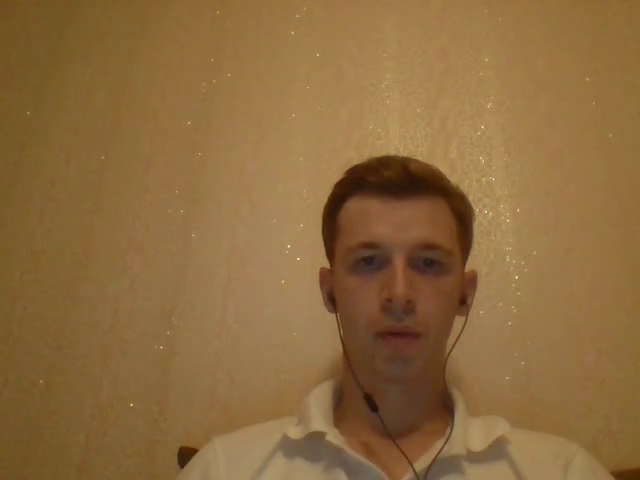
#> input picture frame 4 of data/captured_video.avi, 640 x 480 px, given in place of traffic.mp4, which was not available
$ python dense_optical_flow.py
#> lines starting #> are read from the running program, lines starting #| are printed output that depends on the picture; pictures that were not available may be replaced by others from this repository, and a replacement may not be noted
import cv2
import numpy as np

def display_flow(img, flow, stride=40):
    for index in np.ndindex(flow[::stride, ::stride].shape[:2]):
        pt1 = tuple(i*stride for i in index)
        delta = flow[pt1].astype(np.int32)[::-1]
        pt2 = tuple(pt1 + 10*delta)
        if 2 <= cv2.norm(delta) <= 10:
            cv2.arrowedLine(img, pt1[::-1], pt2[::-1], (0,0,255), 5, cv2.LINE_AA, 0, 0.4)

    norm_opt_flow = np.linalg.norm(flow, axis=2)
    norm_opt_flow = cv2.normalize(norm_opt_flow, None, 0, 1, cv2.NORM_MINMAX)

    cv2.imshow('optical flow', img)
    cv2.imshow('optical flow magnitude', norm_opt_flow)
    k = cv2.waitKey(1)

    if k == 27:
        return 1
    else:
        return 0

cap = cv2.VideoCapture("../traffic.mp4")
_, prev_frame = cap.read()
#> prev_frame is the input picture: shape (480, 640, 3); mean B, G, R 62.4, 106.3, 140.2

prev_frame = cv2.cvtColor(prev_frame, cv2.COLOR_BGR2GRAY)
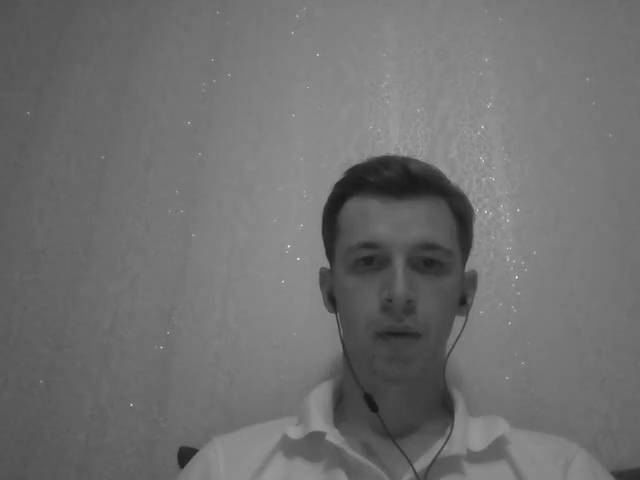
#> prev_frame: shape (480, 640); min 23, max 235, mean 111.3
prev_frame = cv2.resize(prev_frame, (0,0), None, 0.5, 0.5)
#> prev_frame: shape (240, 320)
init_flow = True

while True:
    status_cap, frame = cap.read()
    frame = cv2.resize(frame, (0,0), None, 0.5, 0.5)
#> frame: shape (240, 320, 3)
    if not status_cap:
        break
    gray = cv2.cvtColor(frame, cv2.COLOR_BGR2GRAY)

    if init_flow:
        opt_flow = cv2.calcOpticalFlowFarneback(prev_frame, gray, None,
                                                0.5, 5, 13, 10, 5, 1.1,
                                                cv2.OPTFLOW_FARNEBACK_GAUSSIAN)
        init_flow = False
    else:
        opt_flow = cv2.calcOpticalFlowFarneback(prev_frame, gray, opt_flow,
                                                0.5, 5, 13, 10, 5, 1.1,
                                                cv2.OPTFLOW_USE_INITIAL_FLOW)

    prev_frame = np.copy(gray)

    if display_flow(frame, opt_flow):
#> the loop in display_flow, `for index in np.ndindex(flow[::stride, ::stride].shape[:2]):` made 48 passes
#> pt2 on passes 1 to 12: (0, 0), (0, 40), (0, 80), (0, 120), (0, 160), (0, 200), (0, 240), (0, 280), (40, 0), (40, 40), (40, 80), (40, 120)
#> in display_flow, `norm_opt_flow = np.linalg.norm(flow, axis=2)`:
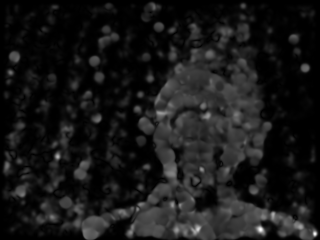
#> norm_opt_flow: shape (240, 320) float32; min 1.37e-07, max 1.79, mean 0.172; drawn with min black and max white
#> (key Esc is pressed here)
        break;

cv2.destroyAllWindows()

cap.set(cv2.CAP_PROP_POS_FRAMES, 0)
_, prev_frame = cap.read()

prev_frame = cv2.cvtColor(prev_frame, cv2.COLOR_BGR2GRAY)
#> prev_frame: shape (480, 640)
prev_frame = cv2.resize(prev_frame, (0,0), None, 0.5, 0.5)
#> prev_frame: shape (240, 320)

#> (the run stopped early here; a loop or call above may not have finished)

$ run again, starting later in the video
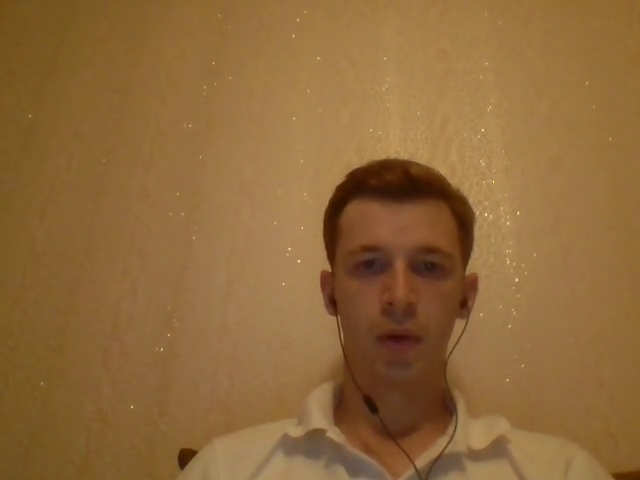
#> input picture frame 22 of data/captured_video.avi, 640 x 480 px, given in place of traffic.mp4, which was not available
#> prev_frame is the input picture: shape (480, 640, 3); mean B, G, R 58.6, 104.3, 142.3
#> `prev_frame = cv2.cvtColor(prev_frame, cv2.COLOR_BGR2GRAY)`:
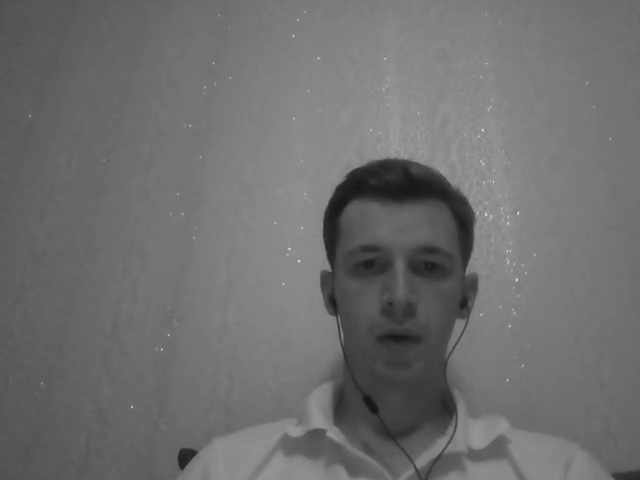
#> prev_frame: shape (480, 640); min 19, max 226, mean 110.4
#> frame: shape (240, 320, 3)
#> the loop in display_flow, `for index in np.ndindex(flow[::stride, ::stride].shape[:2]):` made 48 passes
#> pt2 on passes 1 to 8: (0, 0), (0, 40), (0, 80), (0, 120), (0, 160), (0, 200), (0, 240), (0, 280)
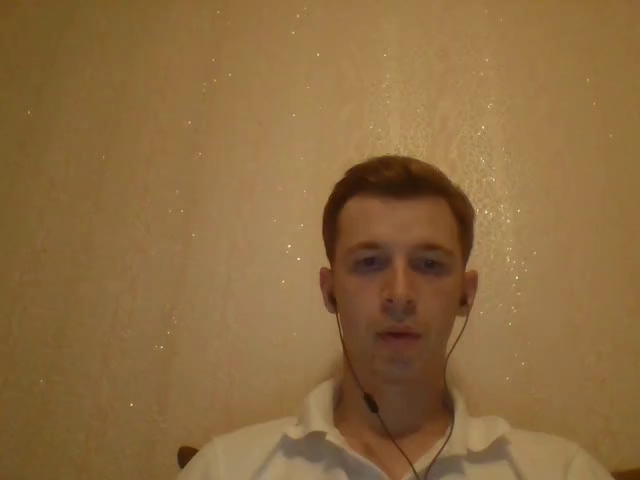
#> input picture frame 0 of data/captured_video.avi, 640 x 480 px, given in place of traffic.mp4, which was not available
#> prev_frame is the input picture: shape (480, 640, 3); mean B, G, R 63.4, 106.5, 139.6

$ run again, starting later in the video
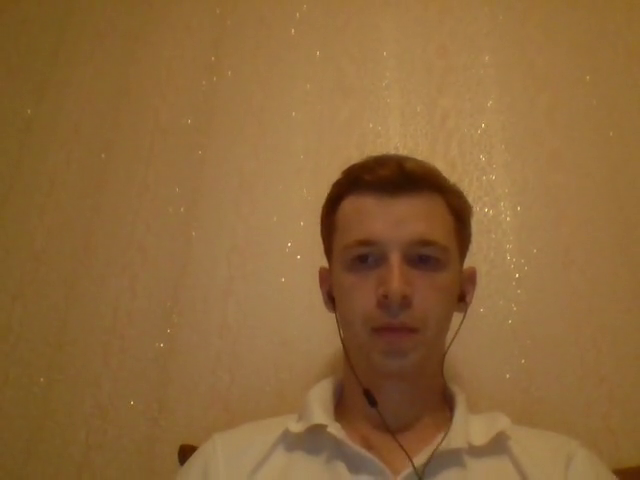
#> input picture frame 39 of data/captured_video.avi, 640 x 480 px, given in place of traffic.mp4, which was not available
#> prev_frame is the input picture: shape (480, 640, 3); mean B, G, R 57.3, 103.7, 142.1
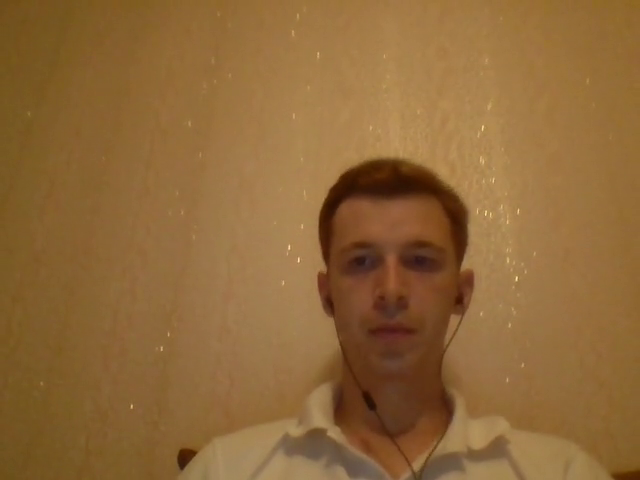
#> input picture frame 40 of data/captured_video.avi, 640 x 480 px, given in place of traffic.mp4, which was not available
#> frame is the input picture: shape (480, 640, 3); mean B, G, R 57.1, 103.8, 142.4
#> frame: shape (240, 320, 3)
#> the loop in display_flow, `for index in np.ndindex(flow[::stride, ::stride].shape[:2]):` made 48 passes
#> (delta, pt2) on passes 2 to 9: ([0, 0], (0, 40)), ([0, 0], (0, 80)), ([0, 0], (0, 120)), ([0, 0], (0, 160)), ([0, 0], (0, 200)), ([0, 0], (0, 240)), ([0, 0], (0, 280)), ([0, 0], (40, 0))
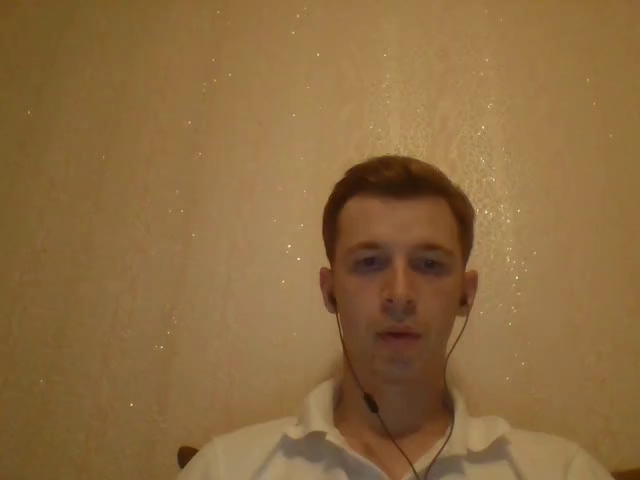
#> input picture frame 0 of data/captured_video.avi, 640 x 480 px, given in place of traffic.mp4, which was not available
#> prev_frame is the input picture: shape (480, 640, 3); mean B, G, R 63.4, 106.5, 139.6
